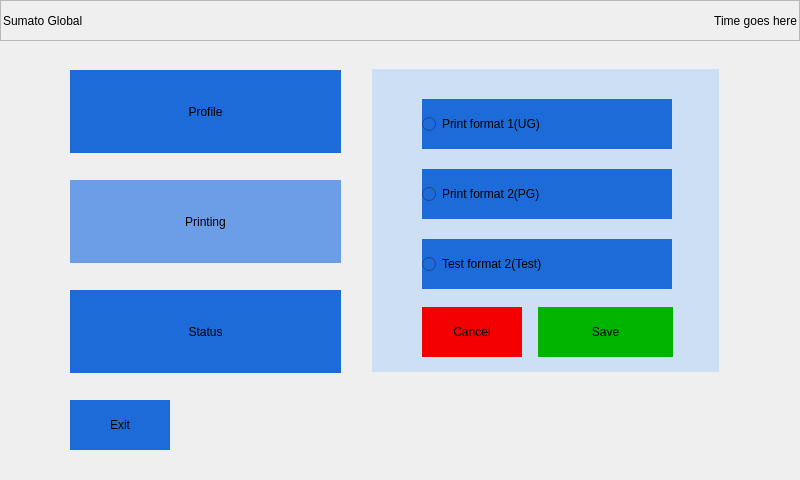
<?xml version="1.0" encoding="UTF-8"?>
<ui version="4.0">
 <class>printformatWidget</class>
 <widget class="QWidget" name="printformatWidget">
  <property name="geometry">
   <rect>
    <x>0</x>
    <y>0</y>
    <width>800</width>
    <height>480</height>
   </rect>
  </property>
  <property name="windowTitle">
   <string>Form</string>
  </property>
  <widget class="QFrame" name="topFrame">
   <property name="geometry">
    <rect>
     <x>0</x>
     <y>0</y>
     <width>800</width>
     <height>41</height>
    </rect>
   </property>
   <property name="frameShape">
    <enum>QFrame::StyledPanel</enum>
   </property>
   <property name="frameShadow">
    <enum>QFrame::Raised</enum>
   </property>
   <widget class="QLabel" name="companyLabel">
    <property name="geometry">
     <rect>
      <x>3</x>
      <y>4</y>
      <width>179</width>
      <height>33</height>
     </rect>
    </property>
    <property name="text">
     <string>Sumato Global</string>
    </property>
   </widget>
   <widget class="QLabel" name="timeLabel">
    <property name="geometry">
     <rect>
      <x>328</x>
      <y>4</y>
      <width>469</width>
      <height>33</height>
     </rect>
    </property>
    <property name="text">
     <string>Time goes here</string>
    </property>
    <property name="alignment">
     <set>Qt::AlignRight|Qt::AlignTrailing|Qt::AlignVCenter</set>
    </property>
   </widget>
  </widget>
  <widget class="QPushButton" name="profileButton">
   <property name="geometry">
    <rect>
     <x>70</x>
     <y>70</y>
     <width>271</width>
     <height>83</height>
    </rect>
   </property>
   <property name="styleSheet">
    <string notr="true">background-color: #1d6bd8;  border: none</string>
   </property>
   <property name="text">
    <string>Profile</string>
   </property>
  </widget>
  <widget class="QPushButton" name="printingButton">
   <property name="geometry">
    <rect>
     <x>70</x>
     <y>180</y>
     <width>271</width>
     <height>83</height>
    </rect>
   </property>
   <property name="styleSheet">
    <string notr="true">background-color: #6c9ee7;  border: none</string>
   </property>
   <property name="text">
    <string>Printing</string>
   </property>
  </widget>
  <widget class="QPushButton" name="statusButton">
   <property name="geometry">
    <rect>
     <x>70</x>
     <y>290</y>
     <width>271</width>
     <height>83</height>
    </rect>
   </property>
   <property name="styleSheet">
    <string notr="true">background-color: #1d6bd8;  border: none</string>
   </property>
   <property name="text">
    <string>Status</string>
   </property>
  </widget>
  <widget class="QPushButton" name="exitButton">
   <property name="geometry">
    <rect>
     <x>70</x>
     <y>400</y>
     <width>100</width>
     <height>50</height>
    </rect>
   </property>
   <property name="styleSheet">
    <string notr="true">background-color: #1d6bd8;  border: none</string>
   </property>
   <property name="text">
    <string>Exit</string>
   </property>
  </widget>
  <widget class="QFrame" name="sideFrame">
   <property name="geometry">
    <rect>
     <x>372</x>
     <y>69</y>
     <width>347</width>
     <height>303</height>
    </rect>
   </property>
   <property name="styleSheet">
    <string notr="true">background-color: #cddff5; border: none</string>
   </property>
   <property name="frameShape">
    <enum>QFrame::StyledPanel</enum>
   </property>
   <property name="frameShadow">
    <enum>QFrame::Raised</enum>
   </property>
   <widget class="QRadioButton" name="radioButton">
    <property name="geometry">
     <rect>
      <x>50</x>
      <y>30</y>
      <width>250</width>
      <height>50</height>
     </rect>
    </property>
    <property name="styleSheet">
     <string notr="true">background-color: #1d6bd8; border: none</string>
    </property>
    <property name="text">
     <string>Print format 1(UG)</string>
    </property>
   </widget>
   <widget class="QRadioButton" name="radioButton_2">
    <property name="geometry">
     <rect>
      <x>50</x>
      <y>100</y>
      <width>250</width>
      <height>50</height>
     </rect>
    </property>
    <property name="styleSheet">
     <string notr="true">background-color: #1d6bd8; border: none</string>
    </property>
    <property name="text">
     <string>Print format 2(PG)</string>
    </property>
   </widget>
   <widget class="QRadioButton" name="radioButton_3">
    <property name="geometry">
     <rect>
      <x>50</x>
      <y>170</y>
      <width>250</width>
      <height>50</height>
     </rect>
    </property>
    <property name="styleSheet">
     <string notr="true">background-color: #1d6bd8; border: none</string>
    </property>
    <property name="text">
     <string>Test format 2(Test)</string>
    </property>
   </widget>
   <widget class="QPushButton" name="cancelButton">
    <property name="geometry">
     <rect>
      <x>50</x>
      <y>238</y>
      <width>100</width>
      <height>50</height>
     </rect>
    </property>
    <property name="styleSheet">
     <string notr="true">background-color: #f40000;  border: none</string>
    </property>
    <property name="text">
     <string>Cancel</string>
    </property>
   </widget>
   <widget class="QPushButton" name="saveButton">
    <property name="geometry">
     <rect>
      <x>166</x>
      <y>238</y>
      <width>135</width>
      <height>50</height>
     </rect>
    </property>
    <property name="styleSheet">
     <string notr="true">background-color: #00b400;  border: none</string>
    </property>
    <property name="text">
     <string>Save</string>
    </property>
   </widget>
  </widget>
  <widget class="QLabel" name="label">
   <property name="geometry">
    <rect>
     <x>0</x>
     <y>40</y>
     <width>800</width>
     <height>439</height>
    </rect>
   </property>
   <property name="text">
    <string/>
   </property>
   <property name="pixmap">
    <pixmap resource="icons.qrc">:/uiBG.png</pixmap>
   </property>
  </widget>
  <zorder>label</zorder>
  <zorder>topFrame</zorder>
  <zorder>profileButton</zorder>
  <zorder>printingButton</zorder>
  <zorder>statusButton</zorder>
  <zorder>exitButton</zorder>
  <zorder>sideFrame</zorder>
 </widget>
 <resources>
  <include location="icons.qrc"/>
  <include location="icons.qrc"/>
 </resources>
 <connections/>
</ui>
